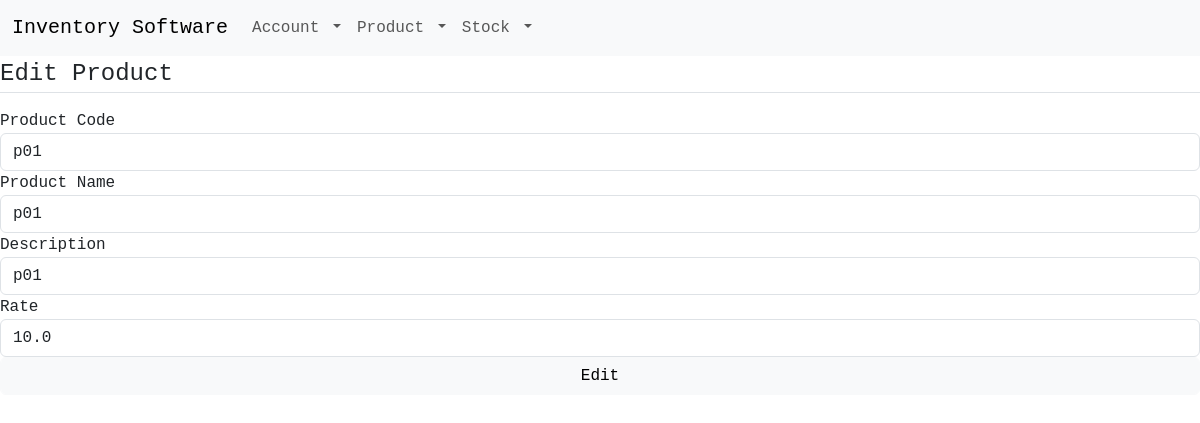
The app's page /edit-product/1 (signed in) with its own data.
### app/models.py (models this page shows)
class Product(db.Model):
    id = db.Column(db.Integer, primary_key=True)
    productCode = db.Column(db.String(250), unique=True, nullable=False)
    productName = db.Column(db.String(250), nullable=False)
    description = db.Column(db.String(250), nullable=False)
    rate = db.Column(db.Float, nullable=False)

### app/views.py (the view, shortened to what this page needs)
@app.route("/edit-product/<product_id>", methods=["GET", "POST"])
@login_required
def editProduct(product_id):
    form = EditProductForm()
    try:
        product = db.session.query(models.Product).get(product_id)
        form.productCode.default = product.productCode
        form.productName.default = product.productName
        form.description.default = product.description
        form.rate.default = product.rate
        form.process()
        return render_template("edit_product.html", form=form, product=product)
    except (IntegrityError, AttributeError, PendingRollbackError):
        flash("Product could not be updated", "danger")
        return redirect(url_for("viewProduct"))

### app/forms.py
class EditProductForm(FlaskForm):
    productCode = StringField("Product Code", validators=[
        DataRequired(),
        Length(min=3, max=22)
    ])
    productName = StringField("Product Name", validators=[
        DataRequired(),
        Length(max=50)
    ])
    description = StringField("Description", validators=[
        DataRequired(),
        Length(max=200)
    ])
    rate = FloatField("Rate", validators=[
        DataRequired(),
        NumberRange(min=0.01, max=1000000)
    ])
    submit = SubmitField("Edit")

### app/views.py (called while the page is built)
@login_manager.user_loader
def loader_user(user_id):
    return models.Users.query.get(user_id)

### app/templates/edit_product.html (shortened to what this page needs)
{% extends 'base.html' %}
{% block content %}
<div class="forms">
    <form action="/edit-product/{{ product.id }}" method="post">
      <fieldset class="form-group">
        <legend class="border-bottom mb-3">Edit Product</legend>
        <div class="form-group">
        {{ form.productCode.label(class="form-control-label") }}
        {% if form.productCode.errors %}
          {{ form.productCode(class="form-control is-invalid") }}
          <div class="invalid-feedback">
          {% for error in form.productCode.errors %}
            <span span>{{ error }} </span>
          {% endfor %}
          </div>
        {% else %}
          {{ form.productCode(class="form-control") }}
        {% endif %}
        </div>
        <div class="form-group">
        {{ form.productName.label(class="form-control-label") }}
        {% if form.productName.errors %}
          {{ form.productName(class="form-control is-invalid") }}
          <div class="invalid-feedback">
          {% for error in form.productName.errors %}
            <span>{{ error }} </span>
          {% endfor %}
          </div>
        {% else %}
          {{ form.productName(class="form-control") }}
        {% endif %}
        </div>
        <div class="form-group">
        {{ form.description.label(class="form-control-label") }}
        {% if form.description.errors %}
          {{ form.description(class="form-control is-invalid") }}
          <div class="invalid-feedback">
          {% for error in form.description.errors %}
            <span>{{ error }} </span>
          {% endfor %}
          </div>
        {% else %}
          {{ form.description(class="form-control") }}
        {% endif %}
        </div>
        <div class="form-group">
          {{ form.rate.label(class="form-control-label") }}
          {% if form.rate.errors %}
            {{ form.rate(class="form-control is-invalid") }}
            <div class="invalid-feedback">
            {% for error in form.rate.errors %}
              <span>{{ error }} </span>
            {% endfor %}
            </div>
          {% else %}
            {{ form.rate(class="form-control") }}
          {% endif %}
          </div>
      </fieldset>
      <div class="form-group">
        {{ form.submit(class="form-control btn btn-light") }}
      </div>
    </form>
  </div>
{% endblock %}

### app/static/styles/base.css (style rules this page uses)
* { font-family: "Lucida Console", "Courier New", monospace; }

### records on screen
Product: productCode "p01", productName "p01", description "p01", rate "10.0"
